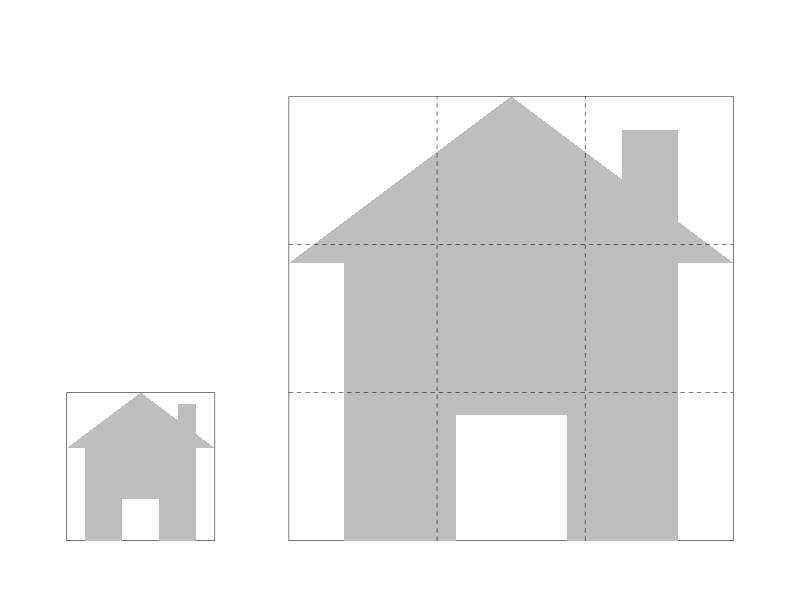

Write R code to recreate this figure.

png(file="casaConRayas.png",width=1300, height=600, res = 300)
x <- 20
y <- 20
par(mar=c(0, 0, 0, 0))
plot(x, y, asp=1, ylim=c(-10, 3), xlim=c(-10, 10), ylab="", xlab="", col = "black", yaxt = 'n', xaxt='n', frame.plot = FALSE)
rect(-9, -10, -5, -6, lwd=0.5)
rect(-3, -10, 9, 2, lwd=0.5)

x = c(-9, -7, -5)
y = c(-7.5, -6, -7.5)
polygon(x,y, col = "grey", border = NA)

rect(-8.5, -10, -7.5, -7.5, col = "grey", border = NA)
rect(-5.5, -10, -6.5, -7.5, col = "grey", border = NA)
rect(-8.5, -8.867, -5.5, -7.5, col = "grey", border = NA)
rect(-6, -7.5, -5.5, -6.3, col = "grey", border = NA)

x = c(-3, 3, 9)
y = c(-2.5, 2, -2.5)
polygon(x,y, col = "grey", border = NA)

rect(-1.5, -10, 1.5, -2.5, col = "grey", border = NA)
rect(7.5, -10, 4.5, -2.5, col = "grey", border = NA)
rect(-1.5, -6.6, 7.5, -2.5, col = "grey", border = NA)
rect(6, -2.5, 7.5, 1.1, col = "grey", border = NA)

lines(c(-3, 9), c(-6,-6), lty=2, lwd=0.5)
lines(c(-3, 9), c(-2, -2), lty=2, lwd=0.5)
lines(c(1, 1), c(-10, 2), lty=2, lwd=0.5)
lines(c(5, 5), c(-10, 2), lty=2, lwd=0.5)

dev.off()
